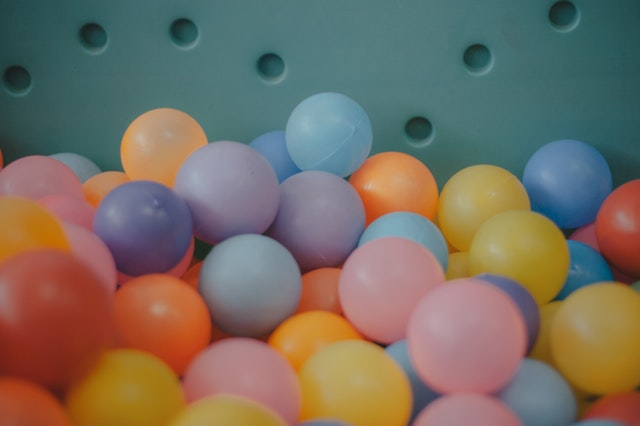
#> input picture hough_transform/balls.jpg, 640 x 426 px, given in place of the camera
$ python hough_line_video.py
#> lines starting #> are read from the running program, lines starting #| are printed output that depends on the picture; after the words box and inside, x2 and y2 are one past the last pixel; in counts of white or black regions, pixels touching at a corner belong together
import cv2
import numpy as np
cap = cv2.VideoCapture(0)
# cap =cv2.VideoCapture(0) = webcam

while True:
    ret, frame = cap.read()
#> frame is the input picture: shape (426, 640, 3); mean B, G, R 97.5, 110.1, 120
    frame = cv2.resize(frame, (750, 750))
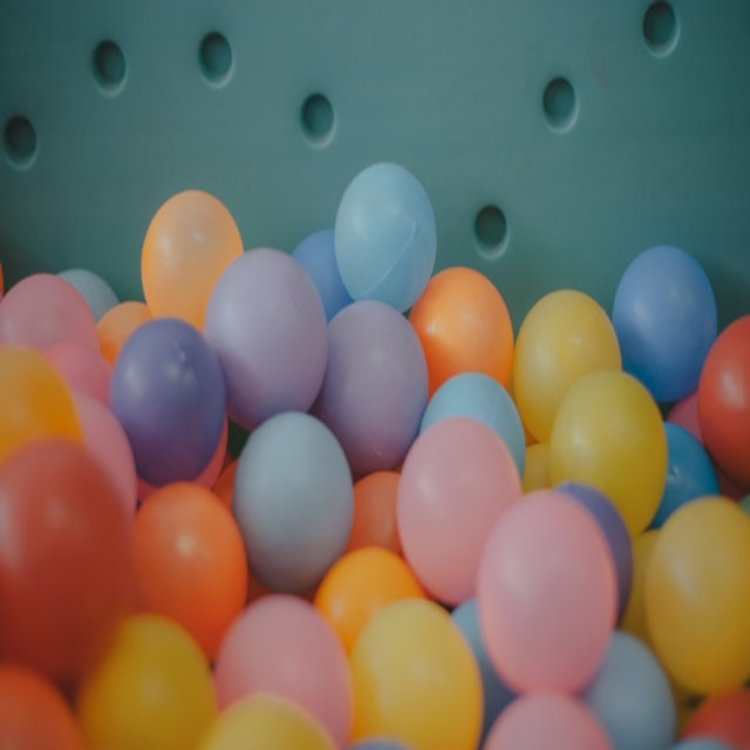
#> frame: shape (750, 750, 3); mean B, G, R 97.4, 110, 119.9
    hsv = cv2.cvtColor(frame, cv2.COLOR_BGR2HSV)
#> hsv: shape (750, 750, 3); mean H, S, V 76.2, 115.3, 140.4
    lower_yellow = np.array([18, 94, 140], np.uint8) # hsv range for .........

    upper_yellow = np.array([48, 255, 255], np.uint8)
    # sarı rengi aldık
    mask = cv2.inRange(hsv, lower_yellow, upper_yellow)
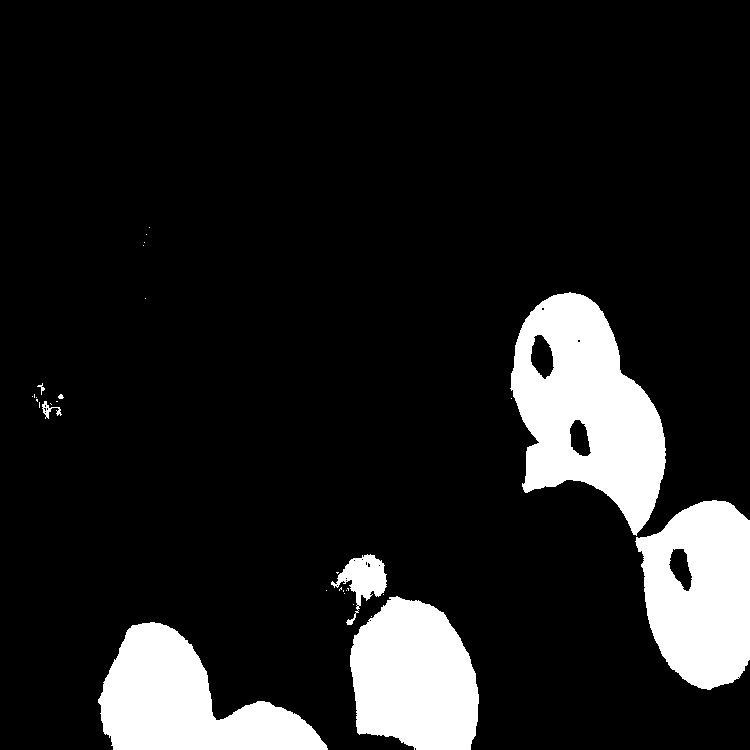
#> mask: shape (750, 750); 12.8% white; 31 white regions (23 under 20 px), largest, box (x1, y1, x2, y2) and area: (510, 292, 666, 536) 22333, (635, 500, 750, 690) 16252, (98, 622, 328, 750) 15847
    # köşeleri çıkardık
    edges = cv2.Canny(mask, 75, 250)
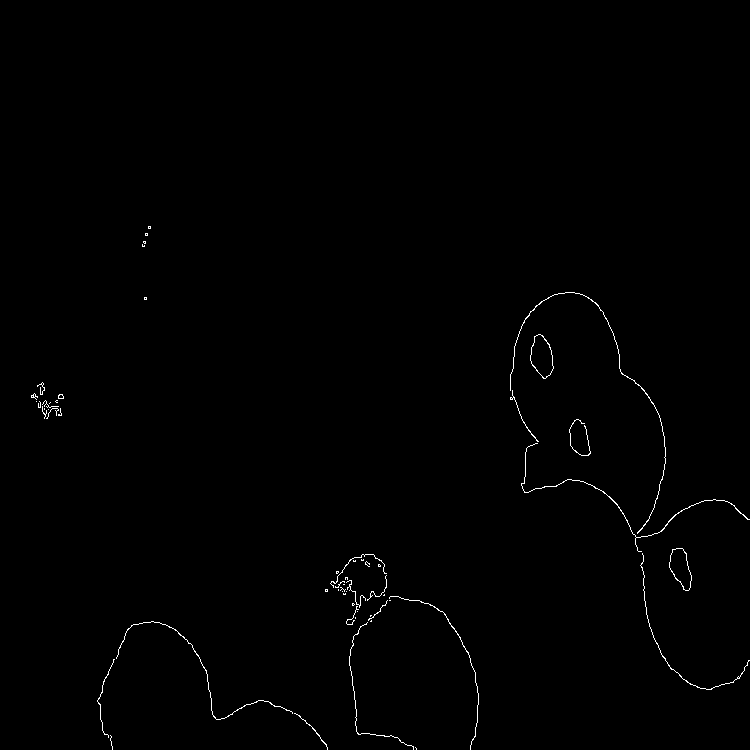
#> edges: shape (750, 750); 0.5% white in thin lines or dots, all inside (x1, y1, x2, y2) = (31, 226, 750, 750)
    # ona kenar çizdin
    lines = cv2.HoughLinesP(edges, 1, np.pi/180, 50, maxLineGap=100)
#> lines = None
#> (the run stopped early here; a loop or call above may not have finished)
